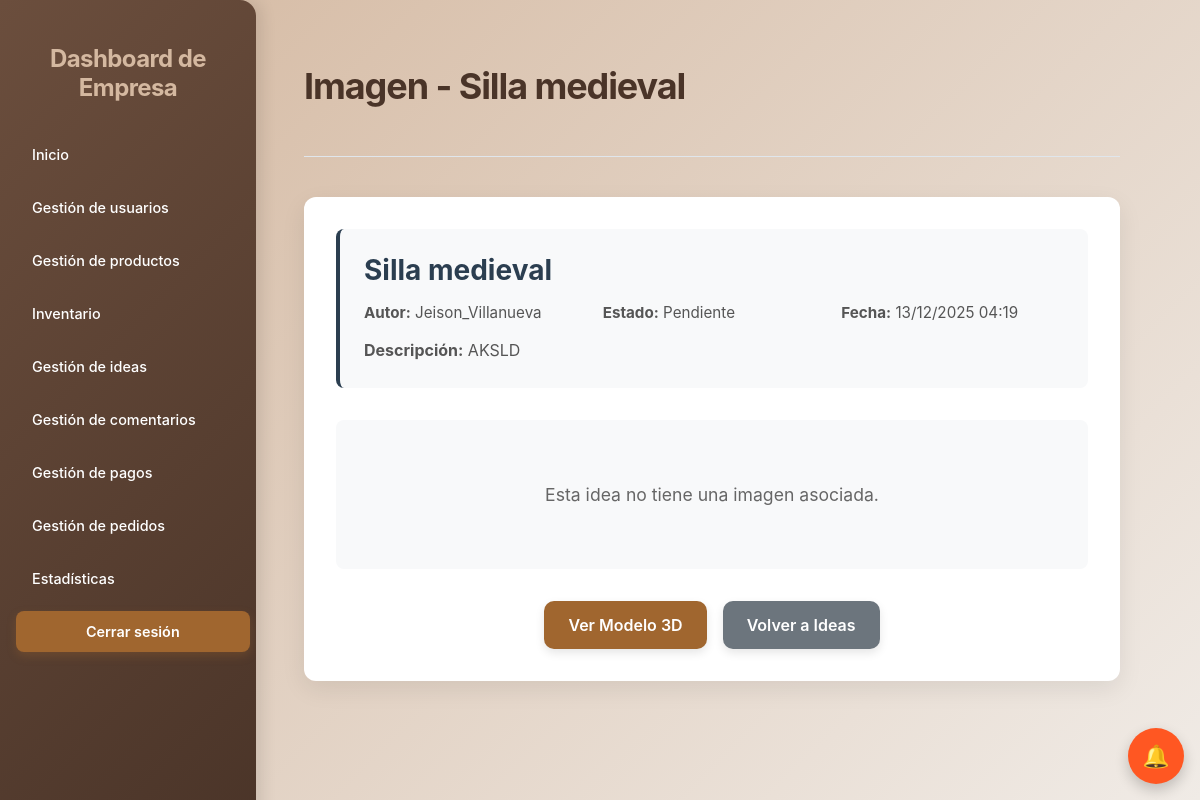
/idea/imagen/19/ (signed in), run on an earlier commit of the app's database.
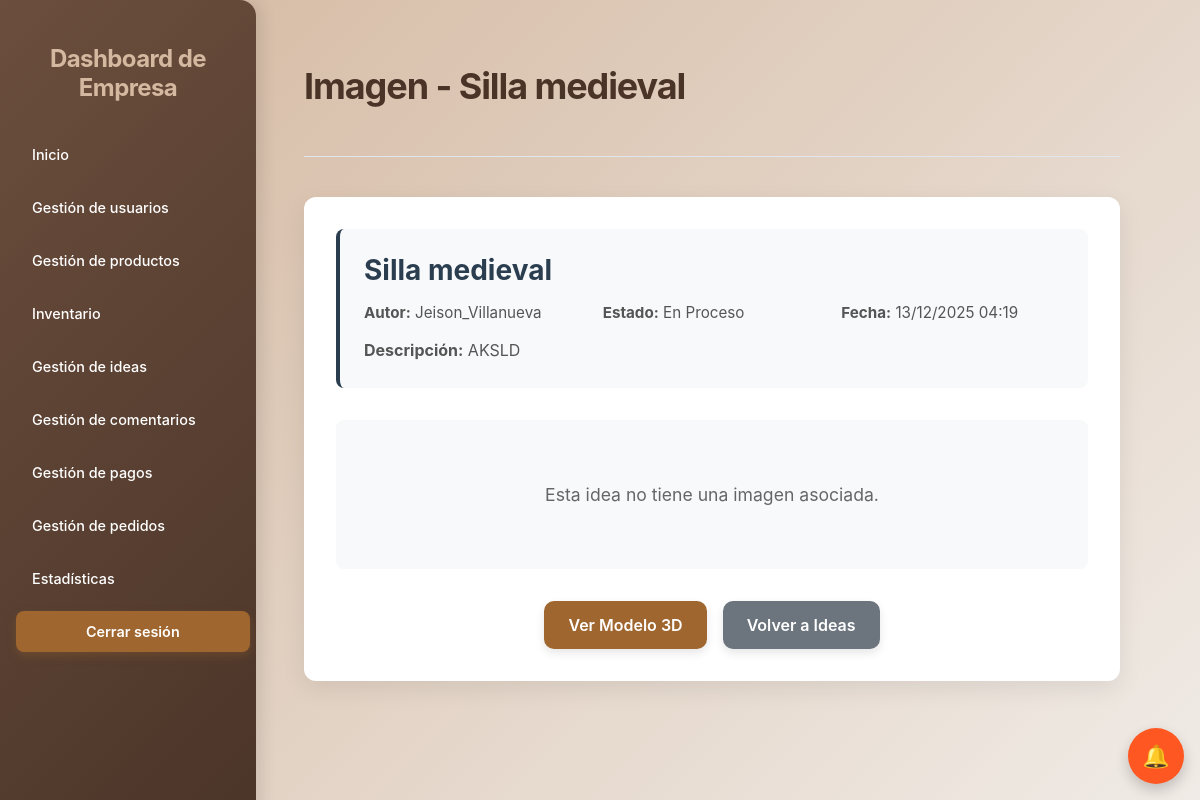
And on a later commit of the database.
### core/models.py (models this page shows, shortened)
class Idea(models.Model):
    STATUS_CHOICES = [
        ('pendiente', 'Pendiente'),
        ('en_proceso', 'En Proceso'),
        ('completada', 'Completada'),
        ('finalizada', 'Finalizada'),
        ('rechazada', 'Rechazada'),
    ]
    CATEGORIA_CHOICES = [
        ('mesas', 'Mesas'),
        ('sillas', 'Sillas'),
        ('cajoneras', 'Cajoneras'),
        ('armarios', 'Armarios'),
        ('utensilios', 'Utensilios'),
        ('escritorios', 'Escritorios'),
    ]
    titulo = models.CharField(max_length=100)
    descripcion = models.CharField(max_length=250, default='', blank=True, null=True)
    autor = models.CharField(max_length=100)
    imagen = models.ImageField(upload_to='uploads/ideas/', blank=True, null=True)
    modelo_3d = models.FileField(upload_to='uploads/ideas/modelos3d/', blank=True, null=True)
    estado = models.CharField(max_length=20, choices=STATUS_CHOICES, default='pendiente')
    empresa_asignada = models.ForeignKey(UserEmpresa, on_delete=models.SET_NULL, null=True, blank=True)
    fecha_creacion = models.DateTimeField(auto_now_add=True)
    mensaje_empresa = models.TextField(max_length=1000, blank=True, null=True, help_text='Mensaje de la empresa al cliente sobre la idea')
    respuesta_cliente = models.TextField(max_length=1000, blank=True, null=True, help_text='Respuesta del cliente a la empresa')
    permiso_publicacion = models.BooleanField(default=False, help_text='Permiso del cliente para publicar como producto')
    fecha_permiso = models.DateTimeField(null=True, blank=True)
    publicada_como_producto = models.BooleanField(default=False)
    fecha_publicacion = models.DateTimeField(null=True, blank=True)
    categoria = models.CharField(max_length=20, choices=CATEGORIA_CHOICES, default='mesas')
    medidas = models.JSONField(blank=True, null=True, help_text='Medidas personalizadas del producto')
    veces_editada = models.IntegerField(default=0, help_text='Número de veces que se ha editado la idea')

### Empresas/views.py (the view)
# urls.py: path("idea/imagen/<int:idea_id>/", views.ver_imagen_idea, name="ver_imagen_idea"),
@empresa_login_required
def ver_imagen_idea(request, idea_id):
    idea = get_object_or_404(Idea, pk=idea_id)
    context = {
        'idea': idea
    }
    return render(request, 'Empresas/ver_imagen_idea.html', context)

### Empresas/views.py (called while the page is built)
def empresa_login_required(view_func):
    @wraps(view_func)
    def wrapper(request, *args, **kwargs):
        if 'empresa_id' not in request.session:
            messages.warning(request, 'Debe iniciar sesión para acceder a esta página.')
            return redirect('loginEmpresa_login')
        return view_func(request, *args, **kwargs)
    return wrapper

### core/context_processors.py (called while the page is built, shortened)
def idea_notifications(request):
    username_cliente = request.session.get('usernameCliente')
    username_empresa = request.session.get('usernameEmpresa')
    has_notif = False
    try:
        if username_cliente:
            has_notif = MensajeIdea.objects.filter(
                idea__autor=username_cliente,
                remitente_tipo='empresa',
                leido=False
            ).exists()
    except Exception as e:
        print(f"Error en idea_notifications: {str(e)}")
        has_notif = False
    return {
        'has_idea_notifications': has_notif
    }

### Empresas/templates/Empresas/ver_imagen_idea.html (shortened to what this page needs)
<!DOCTYPE html>
<html lang="es">
<head>
    {% load static %}
    <link rel="stylesheet" href="{% static 'Empresas/css/styles3.css' %}">
    <link rel="stylesheet" href="{% static 'Empresas/css/ver_media.css' %}">
</head>
<body>
    <div class="dashboard-container">
        <aside>
            <h2>Dashboard de Empresa</h2>
            <nav>
                <ul>
                    <li><a href="{% url 'dashboardEmpresa' %}">Inicio</a></li>
                    <li><a href="{% url 'usuarios' %}">Gestión de usuarios</a></li>
                    <li><a href="{% url 'GestiProductos' %}">Gestión de productos</a></li>
                    <li><a href="{% url 'inventario' %}">Inventario</a></li>
                    <li><a href="{% url 'empresa_ideas' %}">Gestión de ideas</a></li>
                    <li><a href="{% url 'empresa_comentarios' %}">Gestión de comentarios</a></li>
                    <li><a href="{% url 'gestion_pagos' %}">Gestión de pagos</a></li>
                    <li><a href="{% url 'gestion_pedidos' %}">Gestión de pedidos</a></li>
                    <li><a href="{% url 'estadisticas' %}">Estadísticas</a></li>
                </ul>
            </nav>
            <a href="{% url 'logout' %}" class="logout-button">Cerrar sesión</a>
        </aside>
        <main>
            <header>
                <h1>Imagen - {{ idea.titulo }}</h1>
            </header>
            <div class="media-content-card">
                <div class="idea-info-box">
                    <h2>{{ idea.titulo }}</h2>
                    <div class="info-grid">
                        <p><strong>Autor:</strong> {{ idea.autor }}</p>
                        <p><strong>Estado:</strong> {{ idea.get_estado_display }}</p>
                        <p><strong>Fecha:</strong> {{ idea.fecha_creacion|date:"d/m/Y H:i" }}</p>
                    </div>
                    <p class="descripcion-completa"><strong>Descripción:</strong> {{ idea.descripcion }}</p>
                </div>
                {% if idea.imagen %}
                <div class="image-viewer-box">
                    <img src="{{ idea.imagen.url }}" alt="{{ idea.titulo }}">
                </div>
                {% else %}
                <div class="no-media-box">
                    <p>Esta idea no tiene una imagen asociada.</p>
                </div>
                {% endif %}
                <div class="media-actions-box">
                    {% if idea.modelo_3d %}
                    <a href="{% url 'ver_modelo_3d_idea' idea.id %}" class="btn btn-info">Ver Modelo 3D</a>
                    {% endif %}
                    <a href="{% url 'empresa_ideas' %}" class="btn btn-secondary">Volver a Ideas</a>
                </div>
            </div>
        </main>
    </div>
{% load static %}
<link rel="stylesheet" href="{% static 'core/css/floating.css' %}">
<link rel="stylesheet" href="{% static 'core/css/notificaciones.css' %}">
<a id="floating-notif-btn-empresa" class="floating-btn floating-notif" style="display: flex;" title="Notificaciones" onclick="event.preventDefault(); abrirNotificaciones();">
    <span class="fb-icon">🔔</span>
</a>
{% include 'core/modal_notificaciones.html' %}
</body>
</html>

What changed in the data, as far as the page shows it:
changed Idea "Silla medieval": estado "Pendiente" → "En Proceso"
